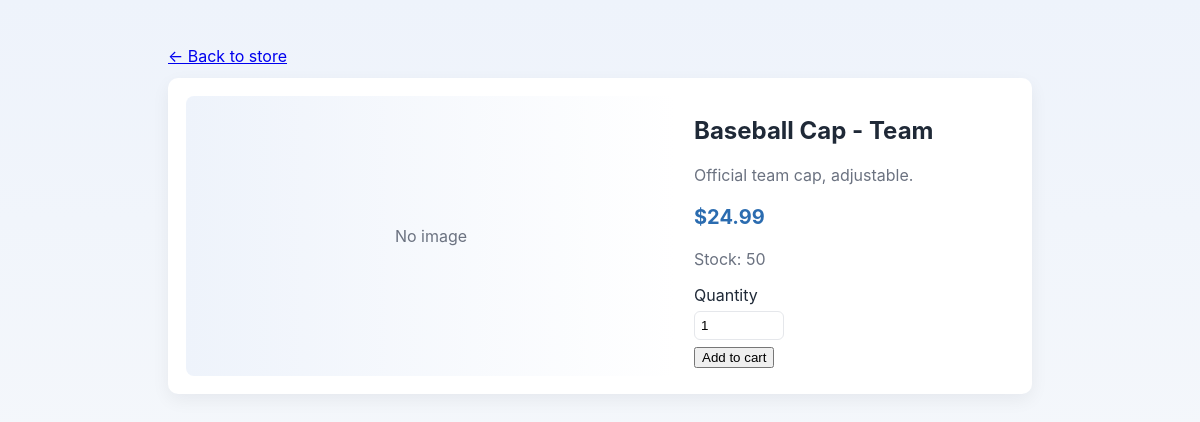
The app's page /product.php?id=3 with its own data.
### tables this page shows
CREATE TABLE IF NOT EXISTS `products` (
  `id` INT NOT NULL AUTO_INCREMENT,
  `name` VARCHAR(191) NOT NULL,
  `description` TEXT,
  `price` DECIMAL(10,2) NOT NULL DEFAULT 0.00,
  `stock` INT NOT NULL DEFAULT 0,
  `image_url` VARCHAR(512) DEFAULT NULL,
  `created_at` TIMESTAMP DEFAULT CURRENT_TIMESTAMP,
  PRIMARY KEY (`id`)
);

### product.php (the view, shortened to what this page needs)
<?php
include 'db_connect.php';
$id = isset($_GET['id']) ? (int)$_GET['id'] : 0;
$stmt = $conn->prepare("SELECT id, name, description, price, stock, image_url FROM products WHERE id = ? LIMIT 1");
$stmt->bind_param('i', $id);
$stmt->execute();
$res = $stmt->get_result();
$product = $res->fetch_assoc();
?>
<!doctype html>
<html lang="en">
<head>
  <link rel="stylesheet" href="assets/css/style.css">
</head>
<body>
  <div style="max-width:900px;margin:28px auto;padding:18px">
    <a href="store.php">← Back to store</a>
    <div class="card" style="display:flex;gap:18px;margin-top:12px;align-items:flex-start">
      <div style="flex:1">
        <?php if(!empty($product['image_url'])): ?>
          <img src="<?= htmlspecialchars($product['image_url']) ?>" alt="<?= htmlspecialchars($product['name']) ?>" style="width:100%;border-radius:8px">
        <?php else: ?>
          <div style="width:100%;height:280px;border-radius:8px;background:linear-gradient(90deg,#eef3fb,#fff);display:flex;align-items:center;justify-content:center;color:var(--muted)">No image</div>
        <?php endif; ?>
      </div>
      <div style="width:320px">
        <h2><?= htmlspecialchars($product['name']) ?></h2>
        <p style="color:var(--muted)"><?= nl2br(htmlspecialchars($product['description'])) ?></p>
        <p class="price" style="font-size:1.25rem;font-weight:700">$<?= number_format($product['price'],2) ?></p>
        <p style="color:var(--muted)">Stock: <?= (int)$product['stock'] ?></p>
        <form action="cart.php?action=add&id=<?= $product['id'] ?>" method="POST">
          <label for="qty">Quantity</label><br>
          <input id="qty" name="quantity" type="number" value="1" min="1" max="<?= (int)$product['stock'] ?>" style="width:90px;padding:6px;margin:6px 0;border-radius:6px;border:1px solid #e5e7eb"><br>
          <button class="btn" type="submit">Add to cart</button>
        </form>
      </div>
    </div>
  </div>
</body>
</html>

### assets/css/style.css (style rules this page uses)
:root { --bg:#f4f7fb; --card:#ffffff; --accent:#2b6cb0; --muted:#6b7280; }
* { box-sizing:border-box }
body { margin:0; font-family:Inter, system-ui, -apple-system, 'Segoe UI', Roboto, 'Helvetica Neue', Arial; background: linear-gradient(180deg, #eef3fb 0%, var(--bg) 100%); color:#1f2937; }
.card { background:var(--card);border-radius:10px;padding:18px;box-shadow:0 6px 18px rgba(16,24,40,0.06); }
.price { font-weight:700;color:var(--accent) }

### records on screen
products: name "Baseball Cap - Team", description "Official team cap, adjustable.", price "24.99", stock "50"
